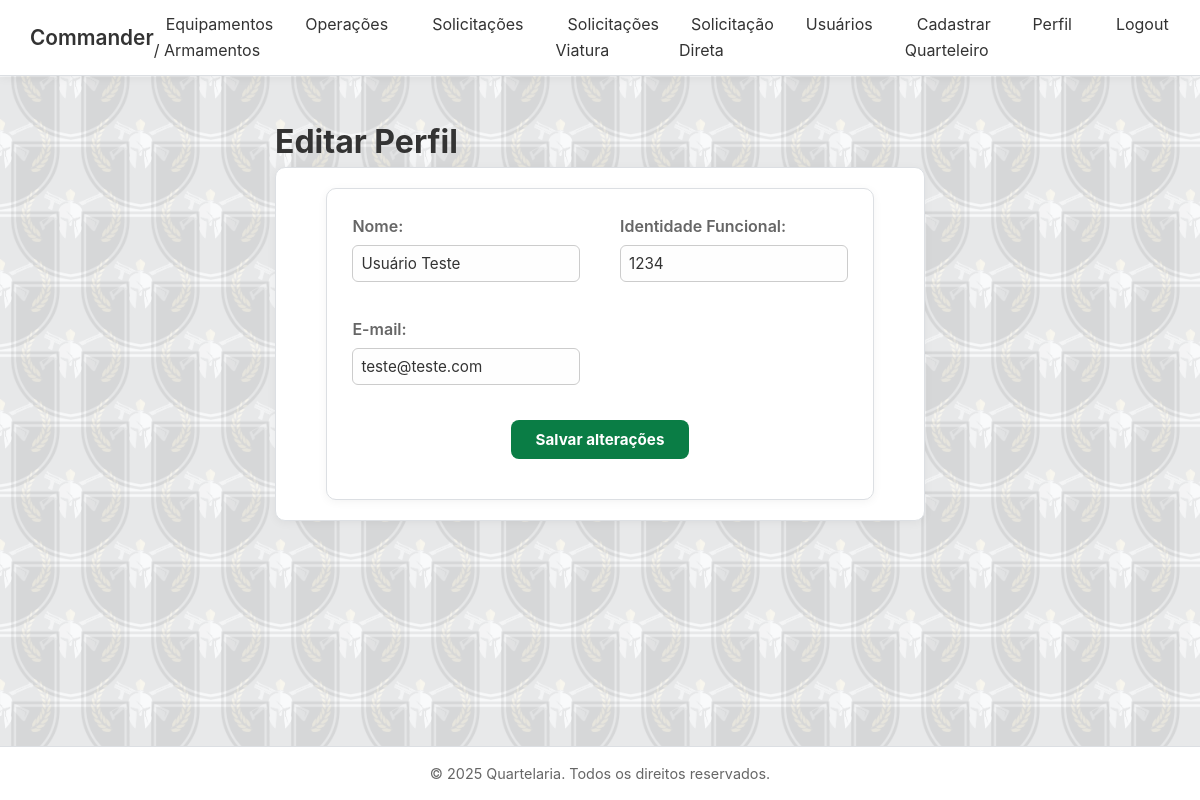
Page /editarPerfil.php (signed in) on the committed database.
### tables this page shows
CREATE TABLE IF NOT EXISTS `usuarios` (
  `id_usuario` int NOT NULL AUTO_INCREMENT,
  `nome_usuario` varchar(255) NOT NULL,
  `identidade_funcional_usuario` int NOT NULL,
  `email_usuario` varchar(255) NOT NULL,
  `senha_usuario` varchar(255) NOT NULL,
  `perfil_usuario` tinyint(1) NOT NULL,
  `data_cadastro_usuario` datetime NOT NULL,
  PRIMARY KEY (`id_usuario`)
);

### editarPerfil.php (the view, shortened to what this page needs)
<?php
include("conecta.php");
$id = $_SESSION['id_usuario'];
$query = "SELECT * FROM usuarios WHERE id_usuario = $id";
$resultado = mysqli_query($conexao, $query);
$usuario = mysqli_fetch_assoc($resultado);
?>
<!DOCTYPE html>
<html lang="pt-br">
<head>
    <link rel="stylesheet" href="style.css">
</head>
<body>
   <nav>
    <?php if ($_SESSION['perfil_usuario'] == 1): ?>
      <div class="logo"><a href="homeQuarteleiro.php">Commander</a></div>
      <ul>
        <li><a href="equipamentos.php" class="ativo">Equipamentos / Armamentos</a></li>
        <li><a href="operacoes.php">Operações</a></li>
        <li><a href="solicitacoesQuarteleiro.php">Solicitações</a></li>
        <li><a href="solicitacoesVtr.php">Solicitações Viatura</a></li>
        <li><a href="solicitarSolicitante.php">Solicitação Direta</a></li>
        <li><a href="listarUsuarios.php">Usuários</a></li>
        <li><a href="cadastrarQuarteleiro.php">Cadastrar Quarteleiro</a></li>
        <li><a href="editarPerfil.php">Perfil</a></li>
        <li><a href="logout.php">Logout</a></li>
      </ul>
    <?php else: ?>
      <li><a href="homeSolicitante.php">Voltar - Home</a></li>
    <?php endif; ?>
</nav>
    <div class="container">
        <h1>Editar Perfil</h1>
        <div class="card">
            <form action="registrarEdicaoPerfil.php" method="post" class="form-area">
                <div class="form-grid">
                    <div>
                        <label for="nome">Nome:</label>
                        <input type="text" name="nome" id="nome" value="<?php echo $usuario['nome_usuario']; ?>" required>
                    </div>
                    <div>
                        <label for="idFuncional">Identidade Funcional:</label>
                        <input type="number" name="idFuncional" id="idFuncional" value="<?php echo $usuario['identidade_funcional_usuario']; ?>" required>
                    </div>
                    <div>
                        <label for="email">E-mail:</label>
                        <input type="email" name="email" id="email" value="<?php echo $usuario['email_usuario']; ?>" required>
                    </div>
                </div>
                <div class="form-buttons">
                    <input type="submit" value="Salvar alterações">
                </div>
            </form>
        </div>
    </div>
    <footer>
        &copy; <?php echo date('Y'); ?> Quartelaria. Todos os direitos reservados.
    </footer>
</body>
</html>

### style.css (style rules this page uses)
:root { --cor-fundo: #f9fafb; --cor-card: #ffffff; --cor-borda: #dcdfe3; --cor-texto: #333; --cor-suave: #666; --cor-principal: #3b7a57; --cor-principal-hover: #2e6045; --radius: 10px; --sombra: 0 2px 10px rgba(0, 0, 0, 0.05); --transicao: 0.25s ease; --max-largura: 1100px; --font-base: "Inter", "Roboto", sans-serif; }
* { margin: 0; padding: 0; box-sizing: border-box; font-family: var(--font-base); }
body { background: transparent; color: var(--cor-texto); line-height: 1.6; display: flex; flex-direction: column; min-height: 100vh; position: relative; overflow-x: hidden; }
body::before { content: ""; position: fixed; inset: 0; background-image: url('img/logo.png'); background-size: 140px 140px; background-repeat: repeat; opacity: 0.08; z-index: -1; pointer-events: none; }
body::after { content: ""; position: fixed; inset: 0; background-image: url('logo.png'); background-size: 140px 140px; background-position: 70px 70px; background-repeat: repeat; opacity: 0.08; z-index: -1; pointer-events: none; }
nav { background: var(--cor-card); border-bottom: 1px solid var(--cor-borda); box-shadow: var(--sombra); display: flex; justify-content: space-between; align-items: center; padding: 12px 30px; position: sticky; top: 0; z-index: 10; }
nav .logo { font-weight: 600; color: var(--cor-principal); font-size: 1.3rem; }
nav ul { list-style: none; display: flex; gap: 20px; }
nav ul li a { color: var(--cor-texto); text-decoration: none; padding: 8px 12px; border-radius: var(--radius); transition: var(--transicao); }
.container { flex: 1; max-width: var(--max-largura); margin: 40px auto; padding: 0 20px; position: relative; z-index: 1; }
form { background: var(--cor-card); border: 1px solid var(--cor-borda); border-radius: var(--radius); padding: 25px; box-shadow: var(--sombra); margin-bottom: 40px; }
label { display: block; font-weight: 600; margin-bottom: 6px; color: var(--cor-suave); }
input, select, textarea { width: 100%; padding: 10px 12px; border: 1px solid var(--cor-borda); border-radius: var(--radius); background: #fefefe; transition: var(--transicao); font-size: 0.95rem; color: var(--cor-texto); margin-bottom: 15px; }
.card { background: var(--cor-card); border: 1px solid var(--cor-borda); border-radius: var(--radius); padding: 20px; box-shadow: var(--sombra); margin-bottom: 20px; }
footer { background: var(--cor-card); border-top: 1px solid var(--cor-borda); color: var(--cor-suave); text-align: center; padding: 15px; font-size: 0.9rem; position: relative; z-index: 1; }
a { text-decoration: none; color: var(--cor-texto); }
.form-area { width: 90%; max-width: 1000px; margin: 0 auto; display: flex; flex-direction: column; align-items: center; }
.form-grid { display: grid; grid-template-columns: 1fr 1fr; gap: 20px 40px; width: 100%; box-sizing: border-box; }
.form-grid label { font-weight: 600; margin-bottom: 5px; display: block; }
.form-grid input, .form-grid select, .form-grid textarea { width: 100%; padding: 8px; border-radius: 6px; border: 1px solid #ccc; box-sizing: border-box; }
.form-buttons { margin-top: 20px; text-align: center; }
.form-buttons input[type="submit"] { padding: 10px 25px; cursor: pointer; border: none; background: #0a7d45; color: white; border-radius: 8px; font-weight: bold; transition: 0.3s; }

### rows in the picture
usuarios: nome "Usuário Teste", idFuncional "1234", email "teste@teste.com"
